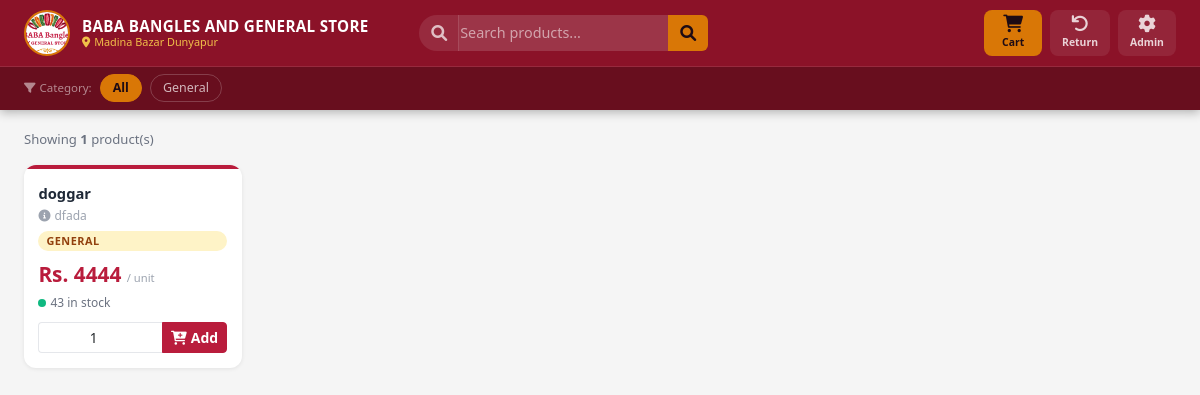
The page / on the database its author committed.
### exe.py (models this page shows)
class ShopSettings(db.Model):
    id             = db.Column(db.Integer, primary_key=True)
    shop_name      = db.Column(db.String(200), default='Bookshop')
    address        = db.Column(db.String(300), default='')
    contact1_name  = db.Column(db.String(100), default='')
    contact1_phone = db.Column(db.String(50),  default='')
    contact2_name  = db.Column(db.String(100), default='')
    contact2_phone = db.Column(db.String(50),  default='')
    bill_note      = db.Column(db.Text,         default='')
    color_scheme   = db.Column(db.String(20),   default='blue')

class Category(db.Model):
    id   = db.Column(db.Integer, primary_key=True)
    name = db.Column(db.String(50), unique=True, nullable=False, index=True)

class Product(db.Model):
    id              = db.Column(db.Integer, primary_key=True)
    name            = db.Column(db.String(100), nullable=False, index=True)
    description     = db.Column(db.Text, default='')
    category_id     = db.Column(db.Integer, db.ForeignKey('category.id'),
                                nullable=False, index=True)
    quantity        = db.Column(db.Integer, default=0, index=True)
    price           = db.Column(db.Float, nullable=False)
    purchase_price  = db.Column(db.Float, nullable=True)
    discount        = db.Column(db.Float, default=0)
    low_stock_limit = db.Column(db.Integer, default=5)
    category        = db.relationship('Category', backref='products')
    __table_args__  = (
        db.UniqueConstraint('name', 'category_id', name='unique_name_category'),
    )

### exe.py (the view)
@app.route('/')
def home():
    query        = request.args.get('q', '')
    selected_cat = request.args.get('cat_id', '')
    base = Product.query.join(Category)
    if selected_cat:
        base = base.filter(Product.category_id == int(selected_cat))
    if query:
        base = base.filter(
            (Product.name.contains(query)) | (Product.description.contains(query))
        )
    products   = base.order_by(Product.name).all()
    categories = Category.query.order_by(Category.name).all()
    cart_items = len(get_cart())
    return render_template('home.html', products=products, query=query,
                           categories=categories, selected_cat=selected_cat,
                           cart_items=cart_items)

### exe.py (called while the page is built)
@event.listens_for(Engine, "connect")
def _set_sqlite_pragmas(dbapi_conn, _rec):
    if not isinstance(dbapi_conn, sqlite3.Connection):
        return
    cur = dbapi_conn.cursor()
    cur.execute("PRAGMA journal_mode=WAL")       # concurrent reads during write
    cur.execute("PRAGMA synchronous=NORMAL")      # safe but faster than FULL
    cur.execute("PRAGMA cache_size=-65536")       # 64 MB page cache
    cur.execute("PRAGMA temp_store=MEMORY")       # temp tables in RAM
    cur.execute("PRAGMA mmap_size=268435456")     # 256 MB memory-mapped I/O
    cur.execute("PRAGMA foreign_keys=ON")
    cur.close()

@app.context_processor
def inject_globals():
    s = ShopSettings.query.first()
    return {'shop_settings': s, 'color_scheme': s.color_scheme if s else 'blue'}

def get_cart():
    if 'cart' not in session: session['cart'] = {}
    return session['cart']

### templates/home.html (shortened to what this page needs)
<!DOCTYPE html>
<html lang="en">
<head>
    <link href="https://cdn.jsdelivr.net/npm/bootstrap@5.3.0/dist/css/bootstrap.min.css" rel="stylesheet">
    <link href="https://cdnjs.cloudflare.com/ajax/libs/font-awesome/6.0.0/css/all.min.css" rel="stylesheet">
</head>
<body>
<header class="pos-header">
    <div class="header-top">
        <div class="brand-block">
            <img src="{{ url_for('static', filename='images/logo.jpeg') }}"
                 alt="Logo" class="brand-logo">
            <div class="brand-text">
                <div class="brand-name">{{ shop_settings.shop_name if shop_settings else 'POS' }}</div>
                {% if shop_settings and shop_settings.address %}
                <div class="brand-sub">
                    <i class="fas fa-map-marker-alt me-1"></i>{{ shop_settings.address }}
                </div>
                {% endif %}
            </div>
        </div>
        <div class="search-block">
            <form method="GET" action="/search">
                <div class="input-group">
                    <span class="input-group-text"><i class="fas fa-search"></i></span>
                    <input type="text" name="q" placeholder="Search products..."
                           value="{{ query }}" autocomplete="off">
                    <button class="btn" type="submit"><i class="fas fa-search"></i></button>
                </div>
            </form>
        </div>
        <div class="nav-actions">
            <a href="/cart" class="nav-btn cart-btn">
                <i class="fas fa-shopping-cart"></i>
                Cart
            </a>
            <a href="/return" class="nav-btn">
                <i class="fas fa-undo"></i>
                Return
            </a>
            <a href="/admin" class="nav-btn">
                <i class="fas fa-cog"></i>
                Admin
            </a>
        </div>
    </div>
    <div class="filter-bar">
        <span class="filter-label"><i class="fas fa-filter me-1"></i>Category:</span>
        <a href="/?q={{ query }}" class="{{ 'active' if not selected_cat else '' }}">All</a>
        {% for cat in categories %}
        <a href="/?cat_id={{ cat.id }}{% if query %}&q={{ query }}{% endif %}"
           class="{{ 'active' if cat.id|string == selected_cat|string else '' }}">
            {{ cat.name }}
        </a>
        {% endfor %}
    </div>
</header>
<div class="products-section">
    {% if products %}
    <div class="section-meta">
        Showing <strong>{{ products|length }}</strong> product(s)
    </div>
    {% set colors = ['#B91C3C','#D97706','#059669','#2563EB','#7C3AED','#DB2777','#0891B2','#65A30D'] %}
    <div class="row row-cols-2 row-cols-sm-3 row-cols-md-4 row-cols-xl-5 g-3">
        {% for product in products %}
        {% set ci = loop.index0 % 8 %}
        <div class="col">
            <div class="product-card {% if product.quantity == 0 %}out-of-stock{% endif %}">
                <div class="card-color-bar"
                     style="background:{{ colors[ci] }}"></div>
                <div class="card-body">
                    <div class="product-name">{{ product.name }}</div>
                    {% if product.description %}
                    <div class="product-author"><i class="fas fa-info-circle me-1"></i>{{ product.description }}</div>
                    {% endif %}
                    <span class="product-category">{{ product.category.name }}</span>
                    <div class="product-price">
                        Rs. {{ "%.0f"|format(product.price) }}
                        <small>/ unit</small>
                    </div>
                    <div class="stock-info">
                        {% if product.quantity == 0 %}
                        <span class="stock-dot" style="background:#DC2626"></span>Out of stock
                        {% elif product.quantity < (product.low_stock_limit or 5) %}
                        <span class="stock-dot" style="background:#F59E0B"></span>{{ product.quantity }} left (low)
                        {% else %}
                        <span class="stock-dot" style="background:#10B981"></span>{{ product.quantity }} in stock
                        {% endif %}
                    </div>
                    <div class="add-form">
                        {% if product.quantity > 0 %}
                        <form method="POST" action="/add_to_cart/{{ product.id }}">
                            <div class="input-group input-group-sm">
                                <input type="number" name="qty" min="1"
                                       max="{{ product.quantity }}" value="1"
                                       class="form-control text-center">
                                <button type="submit" class="btn-add btn">
                                    <i class="fas fa-cart-plus me-1"></i>Add
                                </button>
                            </div>
                        </form>
                        {% else %}
                        <div class="out-badge">
                            <i class="fas fa-times-circle me-1"></i>Out of Stock
                        </div>
                        {% endif %}
                    </div>
                </div>
            </div>
        </div>
        {% endfor %}
    </div>
    {% endif %}
</div>
</body>
</html>

### templates/home.html (style rules this page uses)
:root { --crimson: #B91C3C; --crimson-d: #8B1228; --gold: #D97706; --gold-l: #FCD34D; }
* { box-sizing: border-box; }
body { background: #F5F5F5; margin: 0; font-family: 'Segoe UI', sans-serif; }
.pos-header { background: var(--crimson-d); padding: 0; position: sticky; top: 0; z-index: 100; box-shadow: 0 2px 10px rgba(0,0,0,0.3); }
.header-top { display: flex; align-items: center; gap: 1rem; padding: 0.6rem 1.5rem; border-bottom: 1px solid rgba(255,255,255,0.1); }
.brand-block { display: flex; align-items: center; gap: 0.75rem; min-width: 260px; }
.brand-logo { height: 46px; width: 46px; border-radius: 50%; object-fit: cover; border: 2px solid var(--gold); flex-shrink: 0; }
.brand-text { line-height: 1.2; }
.brand-name { color: #fff; font-weight: 800; font-size: 0.95rem; letter-spacing: 0.3px; }
.brand-sub { color: var(--gold-l); font-size: 0.68rem; opacity: 0.9; }
.search-block { flex: 1; max-width: 480px; margin: 0 auto; }
.search-block .input-group { border-radius: 25px; overflow: hidden; }
.search-block input { border: none; background: rgba(255,255,255,0.15); color: #fff; font-size: 0.9rem; }
.search-block input::placeholder { color: rgba(255,255,255,0.55); }
.search-block .btn { background: var(--gold); border: none; color: #1E0B14; font-weight: 700; }
.search-block .input-group-text { background: rgba(255,255,255,0.1); border: none; color: rgba(255,255,255,0.7); }
.nav-actions { display: flex; gap: 0.5rem; margin-left: auto; }
.nav-btn { display: flex; flex-direction: column; align-items: center; color: rgba(255,255,255,0.8); text-decoration: none; font-size: 0.65rem; font-weight: 600; background: rgba(255,255,255,0.08); border-radius: 8px; padding: 0.35rem 0.75rem; min-width: 58px; transition: all 0.2s; }
.nav-btn i { font-size: 1.1rem; margin-bottom: 2px; }
.nav-btn.cart-btn { background: var(--gold); color: #1E0B14; }
.filter-bar { background: rgba(0,0,0,0.25); padding: 0.45rem 1.5rem; display: flex; align-items: center; gap: 0.5rem; overflow-x: auto; }
.filter-bar a { color: rgba(255,255,255,0.7); text-decoration: none; font-size: 0.78rem; padding: 0.25rem 0.75rem; border-radius: 20px; white-space: nowrap; border: 1px solid rgba(255,255,255,0.2); transition: all 0.15s; }
.filter-bar a:hover, .filter-bar a.active { background: var(--gold); color: #1E0B14; border-color: var(--gold); font-weight: 700; }
.filter-label { color: rgba(255,255,255,0.5); font-size: 0.72rem; white-space: nowrap; }
.products-section { padding: 1.25rem 1.5rem; }
.section-meta { color: #6B7280; font-size: 0.82rem; margin-bottom: 1rem; }
.product-card { background: #fff; border-radius: 12px; box-shadow: 0 1px 4px rgba(0,0,0,0.08); overflow: hidden; height: 100%; display: flex; flex-direction: column; transition: box-shadow 0.2s, transform 0.2s; }
.card-color-bar { height: 4px; }
.product-card .card-body { padding: 0.9rem; flex: 1; display: flex; flex-direction: column; }
.product-name { font-weight: 700; font-size: 0.92rem; color: #1F2937; margin-bottom: 4px; line-height: 1.3; }
.product-author { font-size: 0.75rem; color: #9CA3AF; margin-bottom: 6px; }
.product-category { display: inline-block; background: #FEF3C7; color: #92400E; font-size: 0.68rem; font-weight: 700; padding: 2px 8px; border-radius: 20px; text-transform: uppercase; letter-spacing: 0.5px; margin-bottom: 8px; }
.product-price { font-size: 1.3rem; font-weight: 800; color: var(--crimson); margin-bottom: 4px; }
.product-price small { font-size: 0.7rem; font-weight: 400; color: #9CA3AF; }
.stock-info { font-size: 0.75rem; color: #6B7280; margin-bottom: 10px; }
.stock-dot { display: inline-block; width: 8px; height: 8px; border-radius: 50%; margin-right: 4px; }
.add-form { margin-top: auto; }
.add-form .input-group input { border-color: #E5E7EB; border-right: none; font-size: 0.85rem; }
.btn-add { background: var(--crimson); border: 1px solid var(--crimson); color: #fff; font-weight: 700; font-size: 0.82rem; padding: 0 1rem; }

### rows shown on the page
ShopSettings: shop_name "BABA BANGLES AND GENERAL STORE", address "Madina Bazar Dunyapur"
Category: name "General"
Product: name "doggar", description "dfada", category.name "GENERAL", price "4444", quantity "43"

### other values the page prints
{{ products|length }} "1"
